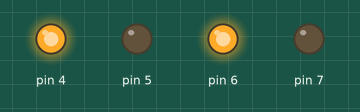
Recording of a sketch running on a simulated Arduino Uno, built with avr-gcc and run on an emulated ATmega328P. Parts: output pins drawn as LEDs (lit = HIGH).

Above: at 0.1 s.
At 5.1 s:
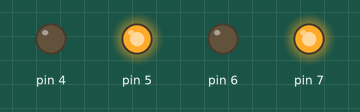
At 10.1 s:
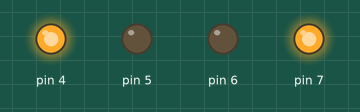
At 14.1 s:
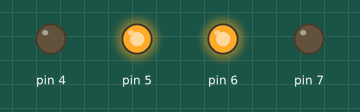
At 15.1 s:
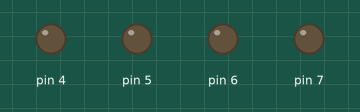
Timing chart, 0 to 16.6 s (numbered marks = the images above):
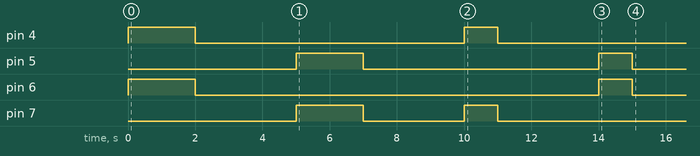

The sketch:

rc_motor_testing.ino
```cpp
void setup() {
  pinMode(4,OUTPUT);pinMode(5,OUTPUT);
  pinMode(6,OUTPUT);pinMode(7,OUTPUT);
  //set motors to off
  digitalWrite(4,LOW);digitalWrite(5,LOW);
  digitalWrite(6,LOW);digitalWrite(7,LOW);
  //forward
  digitalWrite(4,HIGH);digitalWrite(6,HIGH);
  delay(2000); //forward
  digitalWrite(4,LOW);digitalWrite(6,LOW);delay(3000);
  //reverse
  digitalWrite(5,HIGH);digitalWrite(7,HIGH);delay(2000);
  digitalWrite(5,LOW);digitalWrite(7,LOW);delay(3000);

  digitalWrite(4,HIGH);digitalWrite(7,HIGH);delay(1000);
  //left
  digitalWrite(4,LOW);digitalWrite(7,LOW);delay(3000);
  digitalWrite(5,HIGH);digitalWrite(6,HIGH);delay(1000);
  //right
  digitalWrite(5,LOW);digitalWrite(6,LOW);
}

void loop() {

}
```
